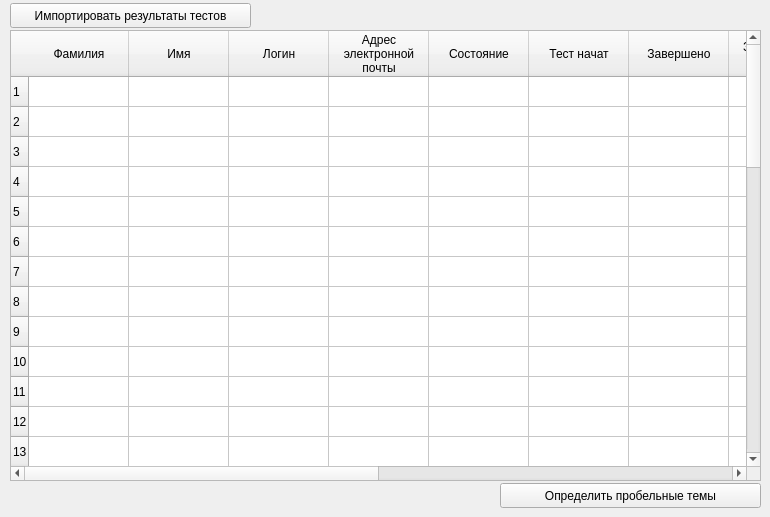
      <widget class="QWidget" name="tab_34">
       <attribute name="title">
        <string>Определение пробельных тем</string>
       </attribute>
       <widget class="QWidget" name="verticalLayoutWidget_6">
        <property name="geometry">
         <rect>
          <x>10</x>
          <y>30</y>
          <width>751</width>
          <height>451</height>
         </rect>
        </property>
        <layout class="QVBoxLayout" name="verticalLayout34">
         <item>
          <widget class="QTableWidget" name="tableTests">
           <property name="rowCount">
            <number>40</number>
           </property>
           <row>
            <property name="text">
             <string>1</string>
            </property>
           </row>
           <row/>
           <row/>
           <row/>
           <row/>
           <row/>
           <row/>
           <row/>
           <row/>
           <row/>
           <row/>
           <row/>
           <row/>
           <row/>
           <row/>
           <row/>
           <row/>
           <row/>
           <row/>
           <row/>
           <row/>
           <row/>
           <row/>
           <row/>
           <row/>
           <row/>
           <row/>
           <row/>
           <row/>
           <row/>
           <row/>
           <row/>
           <row/>
           <row/>
           <row/>
           <row/>
           <row/>
           <row/>
           <row/>
           <row/>
           <column>
            <property name="text">
             <string>Фамилия</string>
            </property>
           </column>
           <column>
            <property name="text">
             <string>Имя</string>
            </property>
           </column>
           <column>
            <property name="text">
             <string>Логин</string>
            </property>
           </column>
           <column>
            <property name="text">
             <string>Адрес
электронной
почты</string>
            </property>
           </column>
           <column>
            <property name="text">
             <string>Состояние</string>
            </property>
           </column>
           <column>
            <property name="text">
             <string>Тест начат</string>
            </property>
           </column>
           <column>
            <property name="text">
             <string>Завершено</string>
            </property>
           </column>
           <column>
            <property name="text">
             <string>Затраченное
время</string>
            </property>
           </column>
           <column>
            <property name="text">
             <string>Общая оценка</string>
            </property>
           </column>
           <column>
            <property name="text">
             <string>В1</string>
            </property>
           </column>
           <column>
            <property name="text">
             <string>В2</string>
            </property>
           </column>
           <column>
            <property name="text">
             <string>В3</string>
            </property>
           </column>
           <column>
            <property name="text">
             <string>В4</string>
            </property>
           </column>
           <column>
            <property name="text">
             <string>В5</string>
            </property>
           </column>
           <item row="0" column="0">
            <property name="text">
             <string/>
            </property>
           </item>
          </widget>
         </item>
        </layout>
       </widget>
       <widget class="QPushButton" name="importTestsButton">
        <property name="geometry">
         <rect>
          <x>10</x>
          <y>3</y>
          <width>241</width>
          <height>25</height>
         </rect>
        </property>
        <property name="text">
         <string>Импортировать результаты тестов</string>
        </property>
        <property name="icon">
         <iconset>
          <normaloff>../icons/import_button.png</normaloff>../icons/import_button.png</iconset>
        </property>
       </widget>
       <widget class="QPushButton" name="analyzeTestsButton">
        <property name="geometry">
         <rect>
          <x>500</x>
          <y>483</y>
          <width>261</width>
          <height>25</height>
         </rect>
        </property>
        <property name="text">
         <string>Определить пробельные темы</string>
        </property>
        <property name="icon">
         <iconset>
          <normaloff>../icons/button_ai.png</normaloff>../icons/button_ai.png</iconset>
        </property>
       </widget>
      </widget>
